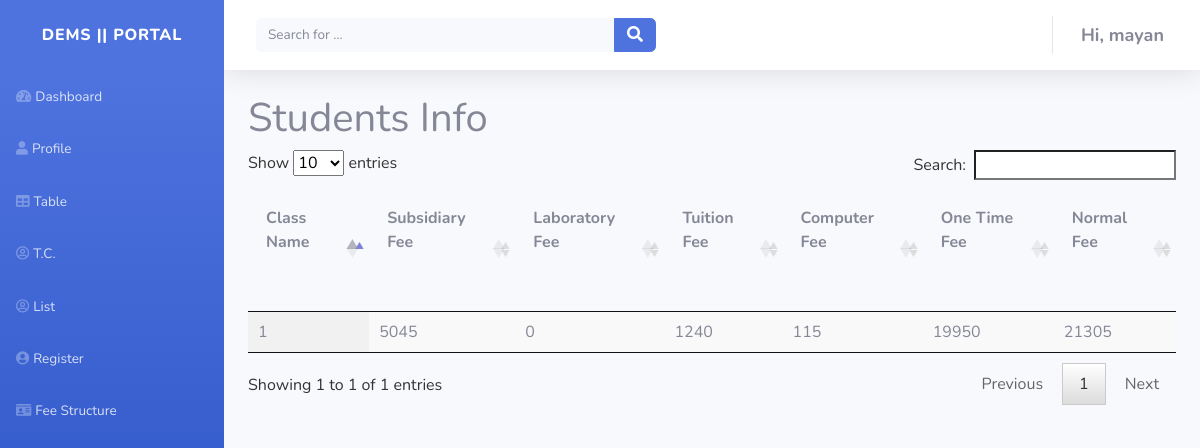
The app's page /feestructure/ (signed in) with its own data.
### studentsapp/models.py (models this page shows, shortened)
class Fee_structure(models.Model):
    class_name = models.CharField(verbose_name="Class",max_length=40)
    subs_fee = models.IntegerField(verbose_name="Subsidiary Fee")
    lab_fee = models.IntegerField(verbose_name="Laboratory Fee")
    tut_fee = models.IntegerField(verbose_name="Tuition Fee")
    comp_fee = models.IntegerField(verbose_name="Computer Fee")
    one_time = models.IntegerField(verbose_name="OneTime Fee")
    normal = models.IntegerField(verbose_name="Normal Fee")
    class Meta:
        verbose_name = 'Fee structure'
        verbose_name_plural = 'Fee structure'

### studentsapp/views.py (the view)
# urls.py: path('feestructure/', views.feestructure, name='feestructure'),
@login_required(login_url='/login')
def feestructure(request):
    fees = Fee_structure.objects.all()
    context = {
        "fees":fees
    }
    return render(request, 'feestructure.html',context)

### studentsapp/templates/feestructure.html (shortened to what this page needs)
{% extends 'base.html' %}
{% load static %}
{% block content %}
<div class="container-fluid">
    <h1>Students Info</h1>
    <div class="table-responsive">
        <table id="bootstrapdatatable" width="100%" class="display">
            <thead>
                <th scope="col" style="padding-top: 18px; padding-bottom: 57px;">Class Name</th>
                <th scope="col" style="padding-top: 18px; padding-bottom: 57px;">Subsidiary Fee</th>
                <th scope="col" style="padding-top: 18px; padding-bottom: 57px;">Laboratory Fee</th>
                <th scope="col" style="padding-top: 18px; padding-bottom: 57px;">Tuition Fee</th>
                <th scope="col" style="padding-top: 18px; padding-bottom: 57px;">Computer Fee</th>
                <th scope="col" style="padding-top: 18px; padding-bottom: 57px;">One Time Fee</th>
                <th scope="col" style="padding-top: 18px; padding-bottom: 57px;">Normal Fee</th>
            </thead>
            <tbody>
                {% for instance in fees %}
                <tr>
                    <td scope="row">{{instance.class_name}}</td>
                    <td scope="row">{{instance.subs_fee}}</td>
                    <td scope="row">{{instance.lab_fee}}</td>
                    <td scope="row">{{instance.tut_fee}}</td>
                    <td scope="row">{{instance.comp_fee}}</td>
                    <td scope="row">{{instance.one_time}}</td>
                    <td scope="row">{{instance.normal}}</td>
                </tr>
                {% endfor %}
            </tbody>
        </table>
    </div>
</div>
{% endblock content %}

### studentsapp/templates/base.html (shortened to what this page needs)
{% load static %}
<!DOCTYPE html>
<html>
<head>
    <link rel="stylesheet" href="{% static 'studentsapp/bootstrap/css/bootstrap.min.css' %}">
    <link rel="stylesheet" href="{% static 'assets/fonts/fontawesome-all.min.css' %}">
    <link rel="stylesheet" type="text/css" href="https://cdn.datatables.net/v/dt/dt-1.10.22/datatables.min.css" />
    <link rel="stylesheet" href="https://cdnjs.cloudflare.com/ajax/libs/Chart.js/2.9.4/Chart.min.css">
    <link rel="stylesheet" href="https://cdn.datatables.net/1.10.22/css/dataTables.bootstrap4.min.css">
    <link href="{% static 'media/css/jquery.dataTables.min.css' %}" rel="stylesheet">
</head>
<body id="page-top">
    <div id="wrapper">
        <nav class="navbar navbar-dark align-items-start sidebar sidebar-dark accordion bg-gradient-primary p-0">
            <div class="container-fluid d-flex flex-column p-0">
                <a class="navbar-brand d-flex justify-content-center align-items-center sidebar-brand m-0">
                    <div class="sidebar-brand-text mx-3"><span>dems || portal</span></div>
                </a>
                <ul class="nav navbar-nav text-light" id="accordionSidebar">
                    <li class="nav-item" role="presentation"><a class="nav-link" href="{% url 'home' %}"><i
                                class="fas fa-tachometer-alt"></i><span>Dashboard</span></a></li>
                    <li class="nav-item" role="presentation"><a class="nav-link" href="{% url 'profile' %}"><i
                                class="fas fa-user"></i><span>Profile</span></a></li>
                    <li class="nav-item" role="presentation"><a class="nav-link" href="{% url 'table' %}"><i
                                class="fas fa-table"></i><span>Table</span></a></li>
                    <li class="nav-item" role="presentation"><a class="nav-link" href="{% url 'tc' %}"><i
                                class="far fa-user-circle"></i><span>T.C.</span></a></li>
                    <li class="nav-item" role="presentation"><a class="nav-link" href="{% url 'list' %}"><i
                                class="far fa-user-circle"></i><span>List</span></a></li>
                    <li class="nav-item" role="presentation"><a class="nav-link" href="{% url 'register' %}"><i
                                class="fas fa-user-circle"></i><span>Register</span></a><a class="nav-link"
                            href="{% url 'feestructure' %}"><i class="fas fa-id-card"></i><span>Fee
                                Structure</span></a></li>
                </ul>
            </div>
        </nav>
        <div class="d-flex flex-column" id="content-wrapper">
            <div id="content">
                <nav class="navbar navbar-light navbar-expand bg-white shadow mb-4 topbar static-top">
                    <div class="container-fluid">
                        <form
                            class="form-inline d-none d-sm-inline-block mr-auto ml-md-3 my-2 my-md-0 mw-100 navbar-search">
                            <div class="input-group"><input class="bg-light form-control border-0 small" type="text"
                                    placeholder="Search for ...">
                                <div class="input-group-append"><button class="btn btn-primary py-0" type="button"><i
                                            class="fas fa-search"></i></button></div>
                            </div>
                        </form>
                        <ul class="nav navbar-nav flex-nowrap ml-auto">
                            <li class="nav-item dropdown no-arrow" role="presentation">
                                <div class="nav-item dropdown no-arrow"><a class="dropdown-toggle nav-link"
                                        data-toggle="dropdown" aria-expanded="false" href="#"><span
                                            class="d-none d-lg-inline mr-2 text-gray-600 small"><strong
                                                data-selected="true" data-label-id="0" style="font-size: 18px;">Hi,
                                                {{user.username}}</strong></span></a>
                                </div>
                            </li>
                        </ul>
                    </div>
                </nav>
                {% block content %}
                {% endblock content %}
            </div>
</body>
</html>

### records on screen
Fee_structure: class_name "1", subs_fee "5045", lab_fee "0", tut_fee "1240", comp_fee "115", one_time "19950", normal "21305"

### other values on screen
{{ user.username }} "mayan"
